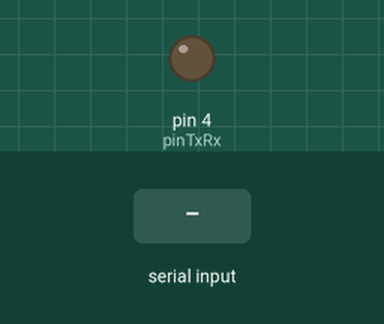
Simulated run of this sketch. Board: Arduino Uno, built with avr-gcc and run on an emulated ATmega328P. Parts: output pins drawn as LEDs (lit = HIGH). The test bench sets the inputs (shaded band). What the sketch prints to the serial monitor is not drawn.

Above: at 1.2 s.
1.3 s: "1" received over Serial
2.8 s: "1" received over the second serial link
Timing chart, 0 to 5.8 s (numbered marks = the images above; inputs shaded):
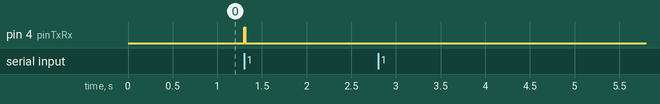

Measured:
- after the input at 1.3 s, pin 4 (pinTxRx): LOW → HIGH at once, → LOW 0.01 s later
- after the input at 2.8 s, every drawn part: stays the same

The sketch:

rs485.ino
```cpp
#include <SoftwareSerial.h>

#define pinTxRx 4                    //PIN DI CONTROLLO

#define TX 1            //MACRO DI DEFINIZIONE RX E TX
#define RX 0

#define pinTx 3                      //PIN DI TRASMISSIONE
#define pinRx 2                      //PIN DI RICEZIONE

//DEFINISCO LA SERIALE PER INTERFACCIARMI CON IL BUS RS485
SoftwareSerial rs485(pinRx, pinTx);

//BUFFER DI RICEZIONE
String bufferRx;

void setup(){
  Serial.begin(9600);
  rs485.begin(9600);

  //DEFINISICO IL PIN DI CONTROLLO COME OUTPUT E LO METTO IN RICEZIONE
  pinMode(pinTxRx,OUTPUT);
  digitalWrite(pinTxRx, RX);
}

void loop(){ //POLLING D'ASCOLTO

  //MASTER MANDA
  if(Serial.available()>0){
    char A = Serial.read();
    digitalWrite(pinTxRx, TX); //MI METTO IN TRASMISSIONE
    delay(10);                 //ASPETTO 10ms PRIMA DI INVIARE
    rs485.print(A);
    digitalWrite(pinTxRx, RX); //RITORNO IN RICEZIONE
  }

  //SLAVE RICEVE
  if(rs485.available()>0){
    char B = rs485.read();
    Serial.println(B); //SE HO QUALCOSA NEL BUFFER LO SALVO
  }

  /*if(bufferRx.length()>0){    //LEGGO IL BUFFER
    Serial.println(bufferRx);
    bufferRx = "";            //SVUOTO IL BUFFER DI RICEZIONE
  }*/
}
```
